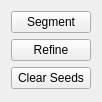
<?xml version="1.0" encoding="UTF-8"?>
<ui version="4.0">
 <class>smartclickCNN_widget</class>
 <widget class="QWidget" name="smartclickCNN_widget">
  <property name="geometry">
   <rect>
    <x>0</x>
    <y>0</y>
    <width>94</width>
    <height>102</height>
   </rect>
  </property>
  <property name="windowTitle">
   <string>Form</string>
  </property>
  <layout class="QVBoxLayout" name="verticalLayout">
   <item>
    <widget class="QPushButton" name="segment_button">
     <property name="text">
      <string>Segment</string>
     </property>
    </widget>
   </item>
   <item>
    <widget class="QPushButton" name="refine_button">
     <property name="text">
      <string>Refine</string>
     </property>
    </widget>
   </item>
   <item>
    <widget class="QPushButton" name="clearSeeds_button">
     <property name="text">
      <string>Clear Seeds</string>
     </property>
    </widget>
   </item>
  </layout>
 </widget>
 <resources/>
 <connections/>
</ui>
